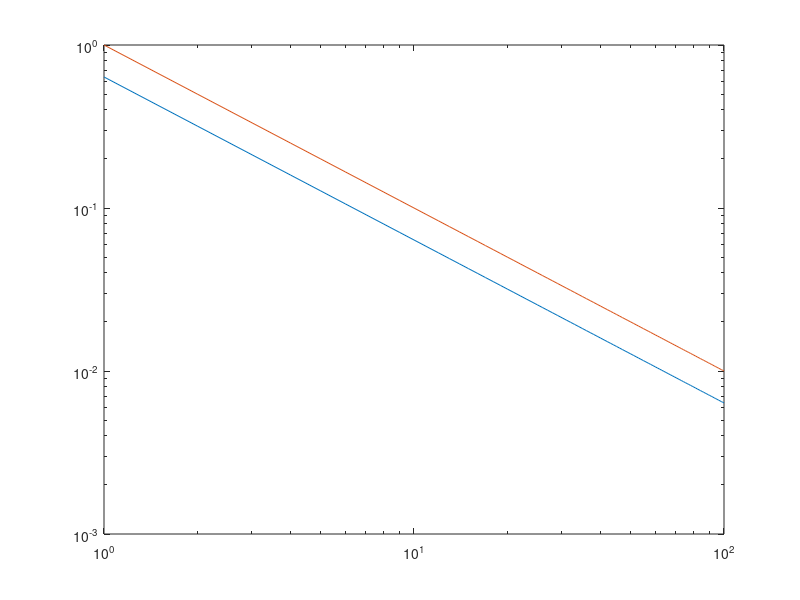

Write MATLAB code to recreate this figure.
clear;
om1=1;
om2=0;
om3=1;

s1=om1/om1; s2=om2/om1; s3=om3/om1;

[R,Z]=meshgrid(0:0.01:1,0:0.01:1);
h=1; l=1; delta=h/l;
lamN=@(n) n*pi/delta;

%%
v1=((s2-s1)*Z+s1).*R;
v2=v1*0;
N=200;
dvarr=[];
for n=1:N
    arg=lamN(n)*R;


    % An=@(n) 2/n/pi/besseli(1,lamN(n),0)*((s2-s3)*-1^n+(s3-s1));
    %     dv=An(n)*besseli(1,arg,0).*sin(n*pi*Z);

    An=@(n) 2./n./pi./besseli(1,lamN(n),1).*((s2-s3)*((-1).^n)+(s3-s1));
    dv=An(n)*besseli(1,arg,1).*sin(n*pi*Z).*exp(arg-lamN(n));
dvarr=[dvarr,dv(51,end)];

    v2=v2+dv;
end
v=v1+v2;
%
mesh(R,Z,v2)
% pcolor(R,Z,v2); colorbar(); shading interp; colormap(parula(8))

%%

n=1:100;
% semilogy(n,abs(An(n).*besseli(1,lamN(n),1).*sin(n*pi*0.5)))
loglog(n,abs(An(n).*besseli(1,lamN(n),1)));
hold on;
loglog(n,1./n)
